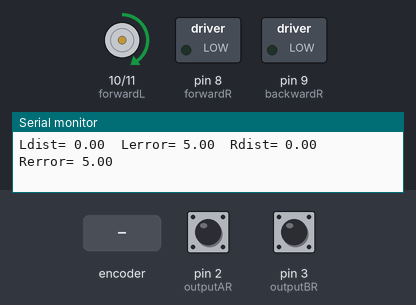
Recording of a sketch running on a simulated Arduino Uno, built with avr-gcc and run on an emulated ATmega328P. Shown: motor-driver pin pairs drawn as motors (green arrow = first pin HIGH = forward, orange = second pin HIGH = backward, longer = more drive), switched loads named in the sketch (green lamp = pin HIGH), the last lines printed to the serial monitor. Inputs (shaded band) come from the test bench; at power-on: pin 2 (outputAR) HIGH, pin 3 (outputBR) HIGH.

Above: at 1.2 s.
1.3 s: rotary encoder on pin 2 (outputAR) / pin 3 (outputBR) turned 2 steps (second pin leading)
At 2.0 s:
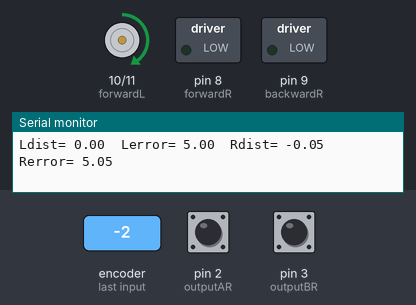
4.7 s: rotary encoder on pin 2 (outputAR) / pin 3 (outputBR) turned 3 steps (first pin leading)
At 5.6 s:
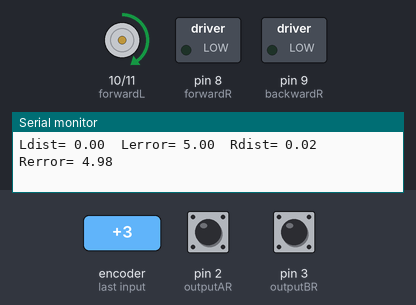
Timing chart, 0 to 7.7 s (numbered marks = the images above; inputs shaded):
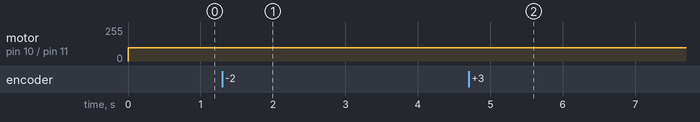

Measured:
- after the input at 1.3 s, motor on pin 10 (forwardL) / pin 11 (backwardL): forward 100/255 → forward 99/255 after 0.07 s
- after the input at 4.7 s, motor on pin 10 (forwardL) / pin 11 (backwardL): forward 99/255 → forward 100/255 after 0.29 s

The sketch:

Test_9_PID_OrientationOK_Robolympix_2021.ino
```cpp
//Variables encodeurs
#define outputAR 2
#define outputBR 3
#define outputAL 18
#define outputBL 19
volatile float Rdist = 0;
volatile float Ldist = 0;
volatile float distUnitR = (float)PI * 40 / 1024 / 10;
volatile float distUnitL = (float)PI * 40 / 600 / 10;

//Variables moteurs
float vitesseR = 0 ;
float vitesseL = 0 ;
float vitesseO = 0 ;
#define forwardR 8
#define backwardR 9
#define forwardL 10
#define backwardL 11

//Variables erreurs/commandes position
volatile float Rcmd = 5; //110.3
volatile float Lcmd = 5; //110.2
volatile float Rerror;
volatile float Lerror;
float prevRerror = 0;
float prevLerror = 0;
float sommeRerror = 0;
float sommeLerror = 0;

//Variables erreurs vitesse
volatile float Oerror;
float prevOerror = 0;
float sommeOerror = 0;

//Encoder functions
void ISRtrackAR() {
  Rdist += (digitalRead(outputBR) == LOW) ? distUnitR : -distUnitR;
}
void ISRtrackBR() {
  Rdist += (digitalRead(outputAR) == LOW) ? -distUnitR : distUnitR;
}

void ISRtrackAL() {
  Ldist += (digitalRead(outputBL) == LOW) ? distUnitL : -distUnitL;
}

void ISRtrackBL() {
  Ldist += (digitalRead(outputAL) == LOW) ? -distUnitL : distUnitL;
}

//Motor functions
void motorR(float vR) {
  if (vR > 0) {
    analogWrite(forwardR, vR);
    analogWrite(backwardR, 0);
  }
  else {
    analogWrite(forwardR, 0);
    analogWrite(backwardR, -10 * vR); //5.2
  }
}

void motorL(float vL) {
  if (vL > 0) {
    analogWrite(forwardL, vL);
    analogWrite(backwardL, 0);
  }
  else {
    analogWrite(forwardL, 0);
    analogWrite(backwardL, -10 * vL); //5.2
  }
}

//PID Position Parameters

float kpR = 0.4 ; // 0.4
float kpL = 0.4 ; // 0.4

float kdR = 0; // 7
float kdL = 0; // 7

float kiR = 0 ; // 0.000000000001
float kiL = 0;

//DONT TOUCH
float kpO = 10;
float kdO = 0;
float kiO = 0.0000000000000000000001;

void PIDorientation() {
  Oerror = Rdist - Ldist;
  sommeOerror += Oerror;
  vitesseO = (kpO * Oerror) + (kdO * (Oerror - prevOerror)) + kiO * sommeOerror;
  prevOerror = Oerror;
}

//PID Position + Asservissement Vitesse
void PIDposition() {

  Rerror = Rcmd - Rdist;
  sommeRerror +=  Rerror ;

  Lerror = Lcmd - Ldist;
  sommeLerror +=  Lerror ;

  PIDorientation();

  vitesseR = (kpR * Rerror) + (kdR * (Rerror - prevRerror)) + kiR * sommeRerror;
  vitesseL = (kpL * Lerror) + (kdL * (Lerror - prevLerror)) + kiL * sommeLerror;

  vitesseR = (vitesseR > 180) ? 180 : vitesseR;
  vitesseL = (vitesseL > 180) ? 180 : vitesseL;

  if (Rdist + Ldist < 20) {
    vitesseR = vitesseR / 10 * Rdist;
    vitesseL = vitesseL / 10 * Ldist;
  }

  vitesseR = ((vitesseR < 100) && (Rerror > 0)) ? 100 : vitesseR; // min 72
  vitesseL = ((vitesseL < 100) && (Lerror > 0)) ? 100 : vitesseL;// min 72

  vitesseR -= vitesseO;
  vitesseL += vitesseO;

  //Update errors
  prevRerror = Rerror;
  prevLerror = Lerror;

  motorR(vitesseR);
  motorL(vitesseL);
}

void setup() {
  Serial.begin(9600);

  //Command Encoders
  pinMode(outputAR, INPUT_PULLUP);
  pinMode(outputBR, INPUT_PULLUP);
  pinMode(outputAL, INPUT_PULLUP);
  pinMode(outputBL, INPUT_PULLUP);

  attachInterrupt(digitalPinToInterrupt(outputAR), ISRtrackAR, RISING);
  attachInterrupt(digitalPinToInterrupt(outputAL), ISRtrackAL, RISING);
  attachInterrupt(digitalPinToInterrupt(outputBR), ISRtrackBR, RISING);
  attachInterrupt(digitalPinToInterrupt(outputBL), ISRtrackBL, RISING);

  //Command Motors
  pinMode(forwardR, OUTPUT);
  pinMode(backwardR, OUTPUT);
  pinMode(forwardL, OUTPUT);
  pinMode(backwardL, OUTPUT);
}

void loop() {

  PIDposition();

  /*Serial.print(Ldist);
  Serial.print(" ");
  Serial.print(Lerror);
  Serial.print(" ");
  Serial.print(Rdist);
  Serial.print(" ");
  Serial.println(Rerror);*/

  Serial.print("Ldist= ");
  Serial.print(Ldist);
  Serial.print("\tLerror= ");
  Serial.print(Lerror);
  Serial.print("\tRdist= ");
  Serial.print(Rdist);
  Serial.print("\tRerror= ");
  Serial.println(Rerror);
  /*Serial.print("\tLcmd= ");
  Serial.print(Lcmd);
  Serial.print("\tRcmd= ");
  Serial.println(Rcmd);*/

  /*if (Rerror>0 && Lerror>0){
    motorR(82);
    motorL(92);
    }
    else
     if(Rerror>0){
        motorR(82);
        motorL(0);
      }
      else
        if (Lerror>0){
          motorR(0);
          motorL(92);
        }
        else{
          motorR(0);
          motorL(0);
        }*/
}
```
